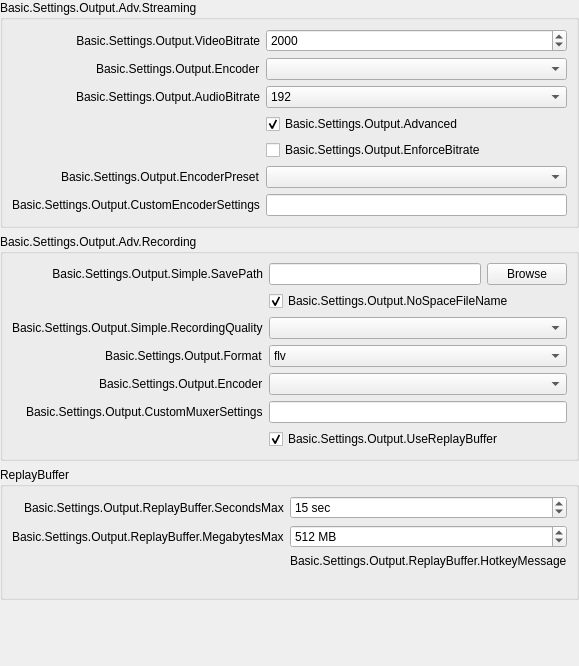
               <widget class="QWidget" name="easyOutputsPage">
                <layout class="QVBoxLayout" name="verticalLayout_3">
                 <property name="leftMargin">
                  <number>0</number>
                 </property>
                 <property name="topMargin">
                  <number>0</number>
                 </property>
                 <property name="rightMargin">
                  <number>0</number>
                 </property>
                 <property name="bottomMargin">
                  <number>0</number>
                 </property>
                 <item>
                  <widget class="QGroupBox" name="groupBox_8">
                   <property name="sizePolicy">
                    <sizepolicy hsizetype="Preferred" vsizetype="Maximum">
                     <horstretch>0</horstretch>
                     <verstretch>0</verstretch>
                    </sizepolicy>
                   </property>
                   <property name="title">
                    <string>Basic.Settings.Output.Adv.Streaming</string>
                   </property>
                   <layout class="QFormLayout" name="formLayout_20">
                    <property name="fieldGrowthPolicy">
                     <enum>QFormLayout::AllNonFixedFieldsGrow</enum>
                    </property>
                    <property name="labelAlignment">
                     <set>Qt::AlignRight|Qt::AlignTrailing|Qt::AlignVCenter</set>
                    </property>
                    <item row="0" column="0">
                     <widget class="QLabel" name="label_19">
                      <property name="minimumSize">
                       <size>
                        <width>170</width>
                        <height>0</height>
                       </size>
                      </property>
                      <property name="text">
                       <string>Basic.Settings.Output.VideoBitrate</string>
                      </property>
                      <property name="alignment">
                       <set>Qt::AlignRight|Qt::AlignTrailing|Qt::AlignVCenter</set>
                      </property>
                      <property name="buddy">
                       <cstring>simpleOutputVBitrate</cstring>
                      </property>
                     </widget>
                    </item>
                    <item row="0" column="1">
                     <widget class="QSpinBox" name="simpleOutputVBitrate">
                      <property name="minimum">
                       <number>200</number>
                      </property>
                      <property name="maximum">
                       <number>1000000</number>
                      </property>
                      <property name="value">
                       <number>2000</number>
                      </property>
                     </widget>
                    </item>
                    <item row="2" column="0">
                     <widget class="QLabel" name="label_20">
                      <property name="text">
                       <string>Basic.Settings.Output.AudioBitrate</string>
                      </property>
                      <property name="buddy">
                       <cstring>simpleOutputABitrate</cstring>
                      </property>
                     </widget>
                    </item>
                    <item row="2" column="1">
                     <widget class="QComboBox" name="simpleOutputABitrate">
                      <property name="currentIndex">
                       <number>8</number>
                      </property>
                      <item>
                       <property name="text">
                        <string>32</string>
                       </property>
                      </item>
                      <item>
                       <property name="text">
                        <string>48</string>
                       </property>
                      </item>
                      <item>
                       <property name="text">
                        <string>64</string>
                       </property>
                      </item>
                      <item>
                       <property name="text">
                        <string>80</string>
                       </property>
                      </item>
                      <item>
                       <property name="text">
                        <string>96</string>
                       </property>
                      </item>
                      <item>
                       <property name="text">
                        <string>112</string>
                       </property>
                      </item>
                      <item>
                       <property name="text">
                        <string>128</string>
                       </property>
                      </item>
                      <item>
                       <property name="text">
                        <string>160</string>
                       </property>
                      </item>
                      <item>
                       <property name="text">
                        <string>192</string>
                       </property>
                      </item>
                      <item>
                       <property name="text">
                        <string>256</string>
                       </property>
                      </item>
                      <item>
                       <property name="text">
                        <string>320</string>
                       </property>
                      </item>
                     </widget>
                    </item>
                    <item row="3" column="1">
                     <widget class="QCheckBox" name="simpleOutAdvanced">
                      <property name="text">
                       <string>Basic.Settings.Output.Advanced</string>
                      </property>
                      <property name="checked">
                       <bool>true</bool>
                      </property>
                     </widget>
                    </item>
                    <item row="5" column="1">
                     <widget class="QComboBox" name="simpleOutPreset"/>
                    </item>
                    <item row="5" column="0">
                     <widget class="QLabel" name="label_24">
                      <property name="enabled">
                       <bool>true</bool>
                      </property>
                      <property name="text">
                       <string>Basic.Settings.Output.EncoderPreset</string>
                      </property>
                      <property name="buddy">
                       <cstring>simpleOutPreset</cstring>
                      </property>
                     </widget>
                    </item>
                    <item row="6" column="0">
                     <widget class="QLabel" name="label_23">
                      <property name="text">
                       <string>Basic.Settings.Output.CustomEncoderSettings</string>
                      </property>
                      <property name="buddy">
                       <cstring>simpleOutCustom</cstring>
                      </property>
                     </widget>
                    </item>
                    <item row="6" column="1">
                     <widget class="QLineEdit" name="simpleOutCustom"/>
                    </item>
                    <item row="4" column="1">
                     <widget class="QCheckBox" name="simpleOutEnforce">
                      <property name="text">
                       <string>Basic.Settings.Output.EnforceBitrate</string>
                      </property>
                     </widget>
                    </item>
                    <item row="1" column="1">
                     <widget class="QComboBox" name="simpleOutStrEncoder"/>
                    </item>
                    <item row="1" column="0">
                     <widget class="QLabel" name="simpleOutRecEncoderLabel_2">
                      <property name="text">
                       <string>Basic.Settings.Output.Encoder</string>
                      </property>
                      <property name="buddy">
                       <cstring>simpleOutRecEncoder</cstring>
                      </property>
                     </widget>
                    </item>
                   </layout>
                  </widget>
                 </item>
                 <item>
                  <widget class="QGroupBox" name="simpleRecordingGroupBox">
                   <property name="sizePolicy">
                    <sizepolicy hsizetype="Preferred" vsizetype="Maximum">
                     <horstretch>0</horstretch>
                     <verstretch>0</verstretch>
                    </sizepolicy>
                   </property>
                   <property name="title">
                    <string>Basic.Settings.Output.Adv.Recording</string>
                   </property>
                   <layout class="QFormLayout" name="formLayout_6">
                    <property name="fieldGrowthPolicy">
                     <enum>QFormLayout::AllNonFixedFieldsGrow</enum>
                    </property>
                    <property name="labelAlignment">
                     <set>Qt::AlignRight|Qt::AlignTrailing|Qt::AlignVCenter</set>
                    </property>
                    <item row="0" column="0">
                     <widget class="QLabel" name="label_18">
                      <property name="minimumSize">
                       <size>
                        <width>170</width>
                        <height>0</height>
                       </size>
                      </property>
                      <property name="text">
                       <string>Basic.Settings.Output.Simple.SavePath</string>
                      </property>
                      <property name="alignment">
                       <set>Qt::AlignRight|Qt::AlignTrailing|Qt::AlignVCenter</set>
                      </property>
                      <property name="buddy">
                       <cstring>simpleOutputPath</cstring>
                      </property>
                     </widget>
                    </item>
                    <item row="0" column="1">
                     <layout class="QHBoxLayout" name="horizontalLayout_5">
                      <item>
                       <widget class="QLineEdit" name="simpleOutputPath">
                        <property name="enabled">
                         <bool>true</bool>
                        </property>
                       </widget>
                      </item>
                      <item>
                       <widget class="QPushButton" name="simpleOutputBrowse">
                        <property name="enabled">
                         <bool>true</bool>
                        </property>
                        <property name="text">
                         <string>Browse</string>
                        </property>
                       </widget>
                      </item>
                     </layout>
                    </item>
                    <item row="1" column="1">
                     <widget class="QCheckBox" name="simpleNoSpace">
                      <property name="text">
                       <string>Basic.Settings.Output.NoSpaceFileName</string>
                      </property>
                      <property name="checked">
                       <bool>true</bool>
                      </property>
                     </widget>
                    </item>
                    <item row="2" column="0">
                     <widget class="QLabel" name="label_26">
                      <property name="text">
                       <string>Basic.Settings.Output.Simple.RecordingQuality</string>
                      </property>
                      <property name="buddy">
                       <cstring>simpleOutRecQuality</cstring>
                      </property>
                     </widget>
                    </item>
                    <item row="2" column="1">
                     <widget class="QComboBox" name="simpleOutRecQuality"/>
                    </item>
                    <item row="3" column="0">
                     <widget class="QLabel" name="simpleOutRecFormatLabel">
                      <property name="text">
                       <string>Basic.Settings.Output.Format</string>
                      </property>
                      <property name="buddy">
                       <cstring>simpleOutRecFormat</cstring>
                      </property>
                     </widget>
                    </item>
                    <item row="3" column="1">
                     <widget class="QComboBox" name="simpleOutRecFormat">
                      <item>
                       <property name="text">
                        <string notr="true">flv</string>
                       </property>
                      </item>
                      <item>
                       <property name="text">
                        <string notr="true">mp4</string>
                       </property>
                      </item>
                      <item>
                       <property name="text">
                        <string notr="true">mov</string>
                       </property>
                      </item>
                      <item>
                       <property name="text">
                        <string notr="true">mkv</string>
                       </property>
                      </item>
                      <item>
                       <property name="text">
                        <string notr="true">ts</string>
                       </property>
                      </item>
                      <item>
                       <property name="text">
                        <string notr="true">m3u8</string>
                       </property>
                      </item>
                     </widget>
                    </item>
                    <item row="4" column="0">
                     <widget class="QLabel" name="simpleOutRecEncoderLabel">
                      <property name="text">
                       <string>Basic.Settings.Output.Encoder</string>
                      </property>
                      <property name="buddy">
                       <cstring>simpleOutRecEncoder</cstring>
                      </property>
                     </widget>
                    </item>
                    <item row="4" column="1">
                     <widget class="QComboBox" name="simpleOutRecEncoder"/>
                    </item>
                    <item row="5" column="0">
                     <widget class="QLabel" name="label_420">
                      <property name="text">
                       <string>Basic.Settings.Output.CustomMuxerSettings</string>
                      </property>
                      <property name="buddy">
                       <cstring>simpleOutMuxCustom</cstring>
                      </property>
                     </widget>
                    </item>
                    <item row="5" column="1">
                     <widget class="QLineEdit" name="simpleOutMuxCustom"/>
                    </item>
                    <item row="6" column="1">
                     <widget class="QCheckBox" name="simpleReplayBuf">
                      <property name="text">
                       <string>Basic.Settings.Output.UseReplayBuffer</string>
                      </property>
                      <property name="checked">
                       <bool>true</bool>
                      </property>
                     </widget>
                    </item>
                   </layout>
                  </widget>
                 </item>
                 <item>
                  <widget class="QGroupBox" name="replayBufferGroupBox">
                   <property name="title">
                    <string>ReplayBuffer</string>
                   </property>
                   <layout class="QFormLayout" name="formLayout_24">
                    <property name="fieldGrowthPolicy">
                     <enum>QFormLayout::AllNonFixedFieldsGrow</enum>
                    </property>
                    <property name="labelAlignment">
                     <set>Qt::AlignRight|Qt::AlignTrailing|Qt::AlignVCenter</set>
                    </property>
                    <item row="0" column="0">
                     <widget class="QLabel" name="label_35">
                      <property name="text">
                       <string>Basic.Settings.Output.ReplayBuffer.SecondsMax</string>
                      </property>
                     </widget>
                    </item>
                    <item row="0" column="1">
                     <widget class="QSpinBox" name="simpleRBSecMax">
                      <property name="suffix">
                       <string notr="true"> sec</string>
                      </property>
                      <property name="minimum">
                       <number>5</number>
                      </property>
                      <property name="maximum">
                       <number>21600</number>
                      </property>
                      <property name="value">
                       <number>15</number>
                      </property>
                     </widget>
                    </item>
                    <item row="1" column="0">
                     <widget class="QLabel" name="simpleRBMegsMaxLabel">
                      <property name="text">
                       <string>Basic.Settings.Output.ReplayBuffer.MegabytesMax</string>
                      </property>
                     </widget>
                    </item>
                    <item row="1" column="1">
                     <widget class="QSpinBox" name="simpleRBMegsMax">
                      <property name="suffix">
                       <string notr="true"> MB</string>
                      </property>
                      <property name="minimum">
                       <number>20</number>
                      </property>
                      <property name="maximum">
                       <number>8192</number>
                      </property>
                      <property name="value">
                       <number>512</number>
                      </property>
                     </widget>
                    </item>
                    <item row="2" column="1">
                     <widget class="QLabel" name="label_45">
                      <property name="text">
                       <string>Basic.Settings.Output.ReplayBuffer.HotkeyMessage</string>
                      </property>
                     </widget>
                    </item>
                    <item row="3" column="1">
                     <widget class="QLabel" name="simpleRBEstimate">
                      <property name="text">
                       <string notr="true"/>
                      </property>
                     </widget>
                    </item>
                   </layout>
                  </widget>
                 </item>
                 <item>
                  <layout class="QVBoxLayout" name="simpleOutInfoLayout">
                   <property name="leftMargin">
                    <number>10</number>
                   </property>
                   <property name="topMargin">
                    <number>10</number>
                   </property>
                   <property name="rightMargin">
                    <number>10</number>
                   </property>
                   <property name="bottomMargin">
                    <number>10</number>
                   </property>
                  </layout>
                 </item>
                 <item>
                  <spacer name="verticalSpacer_2">
                   <property name="orientation">
                    <enum>Qt::Vertical</enum>
                   </property>
                   <property name="sizeHint" stdset="0">
                    <size>
                     <width>20</width>
                     <height>40</height>
                    </size>
                   </property>
                  </spacer>
                 </item>
                 <item alignment="Qt::AlignTop">
                  <widget class="QWidget" name="simpleOutputContainer" native="true">
                   <layout class="QVBoxLayout" name="verticalLayout_4">
                    <property name="leftMargin">
                     <number>0</number>
                    </property>
                    <property name="topMargin">
                     <number>0</number>
                    </property>
                    <property name="rightMargin">
                     <number>0</number>
                    </property>
                    <property name="bottomMargin">
                     <number>0</number>
                    </property>
                   </layout>
                  </widget>
                 </item>
                </layout>
               </widget>
